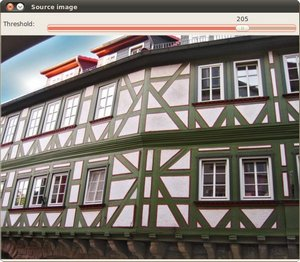
#> input picture Assignment1/Harris_Detector_Original_Image.jpg, 300 x 262 px, given in place of Airplane1.mp4, which was not available
$ python Lucas_Kanade_Durga_Video.py   (older library calls are emulated)
#> lines starting #> are read from the running program, lines starting #| are printed output that depends on the picture; pictures that were not available may be replaced by others from this repository, and a replacement may not be noted
import numpy as np
import cv2

def warpInv(p):
    inverse_output = np.matrix([[0.1]] * 6)
    val = (1 + p[0, 0]) * (1 + p[3, 0]) - p[1, 0] * p[2, 0]
    inverse_output[0, 0] = (-p[0, 0] - p[0, 0] * p[3, 0] + p[1, 0] * p[2, 0]) / val
    inverse_output[1, 0] = (-p[1, 0]) / val
    inverse_output[2, 0] = (-p[2, 0]) / val
    inverse_output[3, 0] = (-p[3, 0] - p[0, 0] * p[3, 0] + p[1, 0] * p[2, 0]) / val
    inverse_output[4, 0] = (-p[4, 0] - p[3, 0] * p[4, 0] + p[2, 0] * p[5, 0]) / val
    inverse_output[5, 0] = (-p[5, 0] - p[0, 0] * p[5, 0] + p[1, 0] * p[4, 0]) / val
    return inverse_output


def get_New_Coordinate(Original, frame, x, y, size, gradOriginalX, gradOriginalY):
    if (((y + size) > len(Original)) or ((x + size) > len(Original[0]))): return np.matrix([[-1], [-1]])
    T = np.matrix([[Original[i, j] for j in range(x, x + size)] for i in range(y, y + size)])
    x1 = np.matrix([[q for q in range(size)] for z in range(size)])
    y1 = np.matrix([[z] * size for z in range(size)])

    gradOriginalX = np.matrix([[gradOriginalX[i, j] for j in range(x, x + size)] for i in range(y, y + size)])
    gradOriginalY = np.matrix([[gradOriginalY[i, j] for j in range(x, x + size)] for i in range(y, y + size)])

    gradOriginalP = [np.multiply(x1, gradOriginalX), np.multiply(x1, gradOriginalY), np.multiply(y1, gradOriginalX),np.multiply(y1, gradOriginalY), gradOriginalX, gradOriginalY]

    HessianOriginal = [[np.sum(np.multiply(gradOriginalP[a], gradOriginalP[b])) for a in range(6)] for b in range(6)]
    Hessianinv = np.linalg.pinv(HessianOriginal)

    p1, p2, p3, p4, p5, p6 = 0.0, 0.0, 0.0, 0.0, 0.0, 0.0
    k = 0
    bad_itr = 0
    min_cost = -1
    minW = np.matrix([[1.0, 0.0, 0.0], [0.0, 1.0, 0.0]])
    W = np.matrix([[1.0, 0.0, 0.0], [0.0, 1.0, 0.0]])

    while (k <= 10):
        position = [[W.dot(np.matrix([[x + i], [y + j], [1]], dtype='float')) for i in range(size)] for j in range(size)]
        if not (0 <= (position[0][0])[0, 0] < cols and 0 <= (position[0][0])[1, 0] < rows and 0 <= position[size - 1][0][
            0, 0] < cols and 0 <= position[size - 1][0][1, 0] < rows and 0 <= position[0][size - 1][0, 0] < cols and 0 <=
            position[0][size - 1][1, 0] < rows and 0 <= position[size - 1][size - 1][0, 0] < cols and 0 <=
            position[size - 1][size - 1][1, 0] < rows):
            return np.matrix([[-1], [-1]])

        I = np.matrix([[frame[int((position[i][j])[1, 0]), int((position[i][j])[0, 0])] for j in range(size)] for i in range(size)])

        error = np.absolute(np.matrix(I, dtype='int') - np.matrix(T, dtype='int'))

        steepest_error = np.matrix([[np.sum(np.multiply(g, error))] for g in gradOriginalP])
        mean_cost = np.sum(np.absolute(steepest_error))
        deltap = Hessianinv.dot(steepest_error)
        dp = warpInv(deltap)
        p1, p2, p3, p4, p5, p6 = p1 + dp[0, 0] + p1 * dp[0, 0] + p3 * dp[1, 0], p2 + dp[1, 0] + dp[0, 0] * p2 + p4 * dp[1, 0], p3 + dp[2, 0] + p1 * dp[2, 0] + p3 * dp[3, 0], p4 + dp[3, 0] + p2 * dp[2, 0] + p4 * dp[3, 0], p5 + \
                                 dp[4, 0] + p1 * dp[4, 0] + p3 * dp[5, 0], p6 + dp[5, 0] + p2 * dp[4, 0] + p4 * dp[5, 0]
        W = np.matrix([[1+p1,p3,p5], [p2,1+p4,p6]])

        if (min_cost == -1):
            min_cost = mean_cost
        elif (min_cost >= mean_cost):
            min_cost = mean_cost
            bad_itr = 0
            minW = W
        else:
            bad_itr += 1
        if (bad_itr == 3):
            W = minW
            return W.dot(np.matrix([[x], [y], [1.0]]))

        if (np.sum(np.absolute(deltap)) < 0.0006):
            return W.dot(np.matrix([[x], [y], [1.0]]))


cap = cv2.VideoCapture("Airplane1.mp4")

feature_params = dict(maxCorners=100, qualityLevel=0.3, minDistance=7, blockSize=7)

color = np.random.randint(0, 255, (100, 3))

ret, old_frame = cap.read()
#> old_frame is the input picture: shape (262, 300, 3); mean B, G, R 114.5, 120.4, 127.4
old_gray = cv2.cvtColor(old_frame, cv2.COLOR_BGR2GRAY)
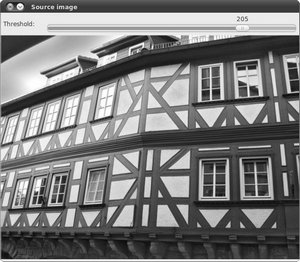
#> old_gray: shape (262, 300); min 4, max 255, mean 121.8

rows, cols = len(old_gray), len(old_gray[0])
#> rows = 262; cols = 300
p0 = cv2.goodFeaturesToTrack(old_gray, mask=None, **feature_params)
#> p0 = 100 rows, first 8: [20, 6], [50, 203], [250, 95], [212, 98], [259, 94], [290, 90], [32, 204], [200, 99]
feature_point = [p.ravel() for p in p0]
#> feature_point = 100 pairs, first value 1 to 292, second value 6 to 256
feature_point = feature_point[:1]
#> feature_point = [[20, 6]]

mask = np.zeros_like(old_frame)

while (len(feature_point) > 0):
    ret, frame = cap.read()
    frame_gray = cv2.cvtColor(frame, cv2.COLOR_BGR2GRAY)

    gradOriginalX = cv2.Sobel(old_gray, cv2.CV_32F, 1, 0, ksize=5)
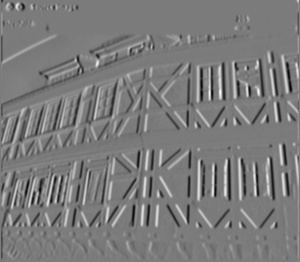
#> gradOriginalX: shape (262, 300) float32; min -9164, max 9735, mean -18.5; drawn with min black and max white
    gradOriginalY = cv2.Sobel(old_gray, cv2.CV_32F, 0, 1, ksize=5)
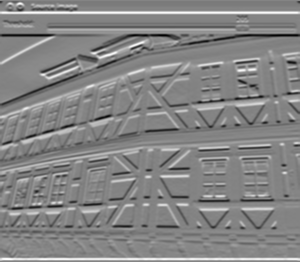
#> gradOriginalY: shape (262, 300) float32; min -10191, max 9480, mean 58.6; drawn with min black and max white
    good_new = [get_New_Coordinate(old_gray, frame_gray, int(x), int(y), 15, gradOriginalX, gradOriginalY) for x, y in feature_point]
#> in get_New_Coordinate, `HessianOriginal = [[np.sum(np.multiply(gradOriginalP[a], gradOriginalP..`: HessianOriginal = 6 items
#> in get_New_Coordinate, `Hessianinv = np.linalg.pinv(HessianOriginal)`: Hessianinv = [[1.43e-10, -3.23e-12, -1.59e-11, -5.76e-11, -7.58e-10, 3.95e-10], [-3.23e-12, 1.99e-11, 1.16e-11, -6.41e-13, 3e-11, -1.37e-10], [-1.59e-11, 1.16e-11, 9.17e-10, 1.41e-10, -1.11e-09, -9.72e-10], [-5.76e-11, -6.41e-13, 1.41e-10, 2.19e-10, 2.12e-10, -1.3e-09], [-7.58e-10, 3e-11, -1.11e-09, 2.12e-10, 7.57e-09, -1.63e-09], [3.95e-10, -1.37e-10, -9.72e-10, -1.3e-09, -1.63e-09, 9.14e-09]]
#> the loop in get_New_Coordinate, `while (k <= 10):` made 1 pass
#> (mean_cost, val in warpInv, p1, p2, p3, p4, p5, p6) on pass 1: (0, 1, 0, 0, 0, 0, 0, 0)
#> after the loop in get_New_Coordinate, `while (k <= 10):`: bad_itr = 0; minW = [[1, 0, 0], [0, 1, 0]]; min_cost = 0
#> good_new = [[[20], [6]]]
    newfeature_point = []
    # draw the tracks
    for i in range(len(feature_point)):
        a, b = feature_point[i]
        c, d = int((good_new[i])[0]), int((good_new[i])[1])
        if (0 <= c < cols and 0 <= d < rows):
            mask = cv2.line(mask, (a,b), (c,d), color[i].tolist(), 2)
            frame = cv2.circle(frame,(a,b), 5, color[i].tolist(), -1)
            newfeature_point.append((c,d))
#> this loop made 1 pass
#> (a, b, c, d) on pass 1: (20, 6, 20, 6)
#> after the loop, newfeature_point = [(20, 6)]
    img = cv2.add(frame,mask)
    imS = cv2.resize(img, (400, 360))
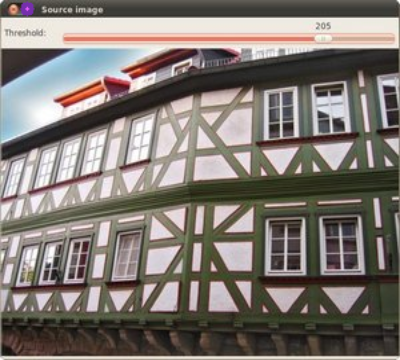
#> imS: shape (360, 400, 3); mean B, G, R 114.4, 120.2, 127.2
    cv2.imshow('frame',imS)
    k = cv2.waitKey(30) & 0xff
#> (key Esc is pressed here)
    if k == 27:
        break

    old_gray = frame_gray.copy()
    feature_point = newfeature_point[:]

cv2.destroyAllWindows()
cap.release()
